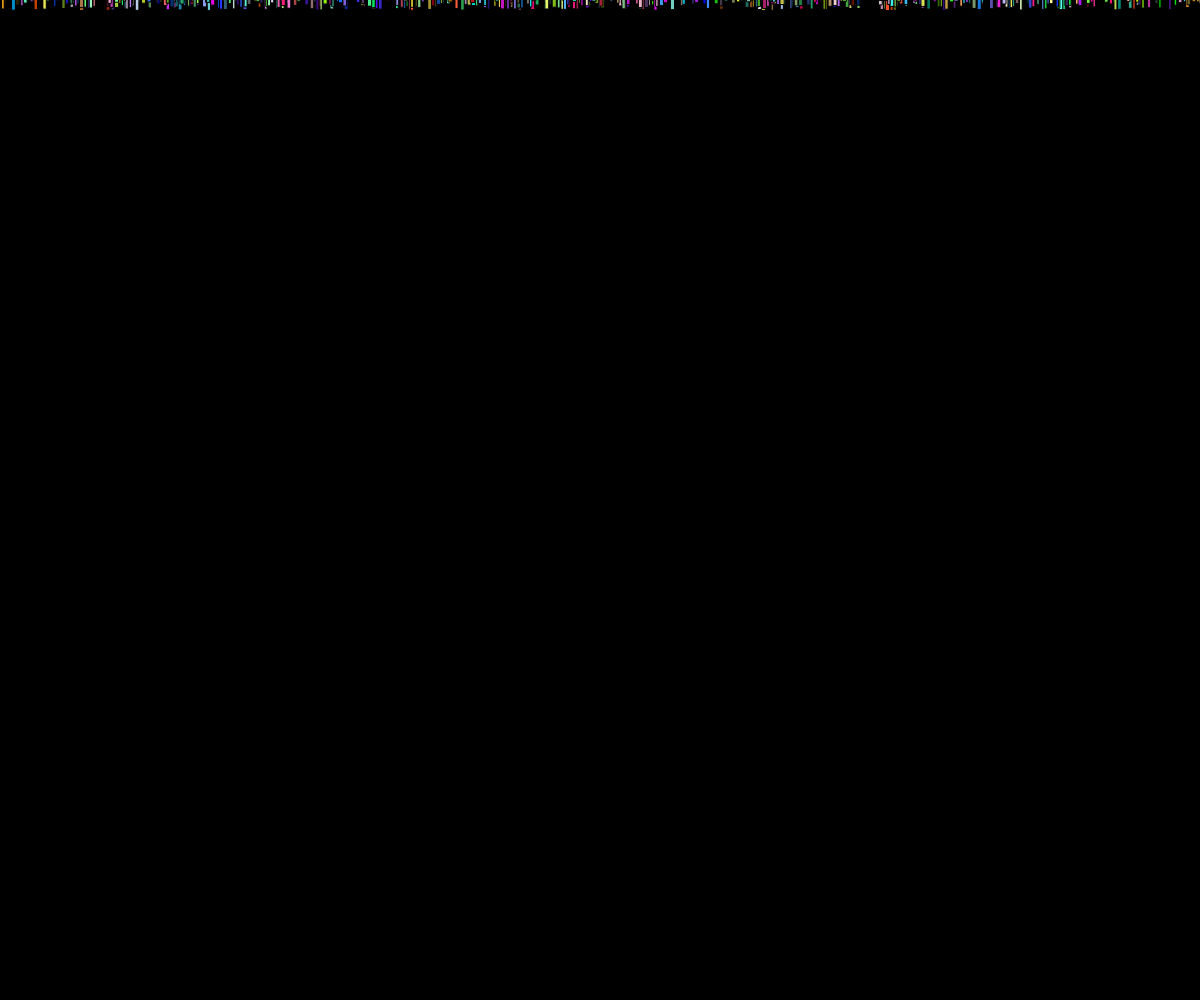
Frame 1 (no input)
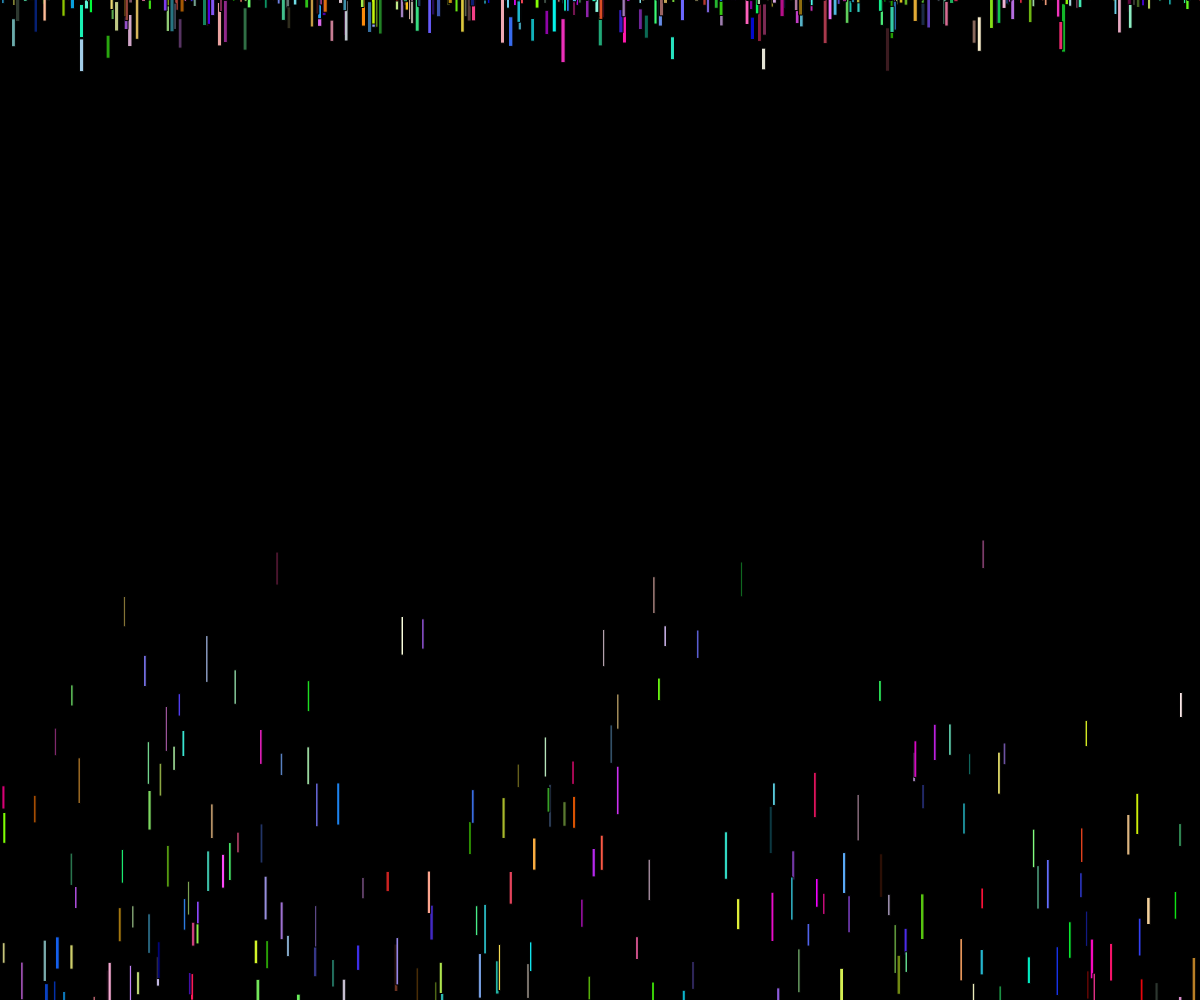
Frame 60 (no input)
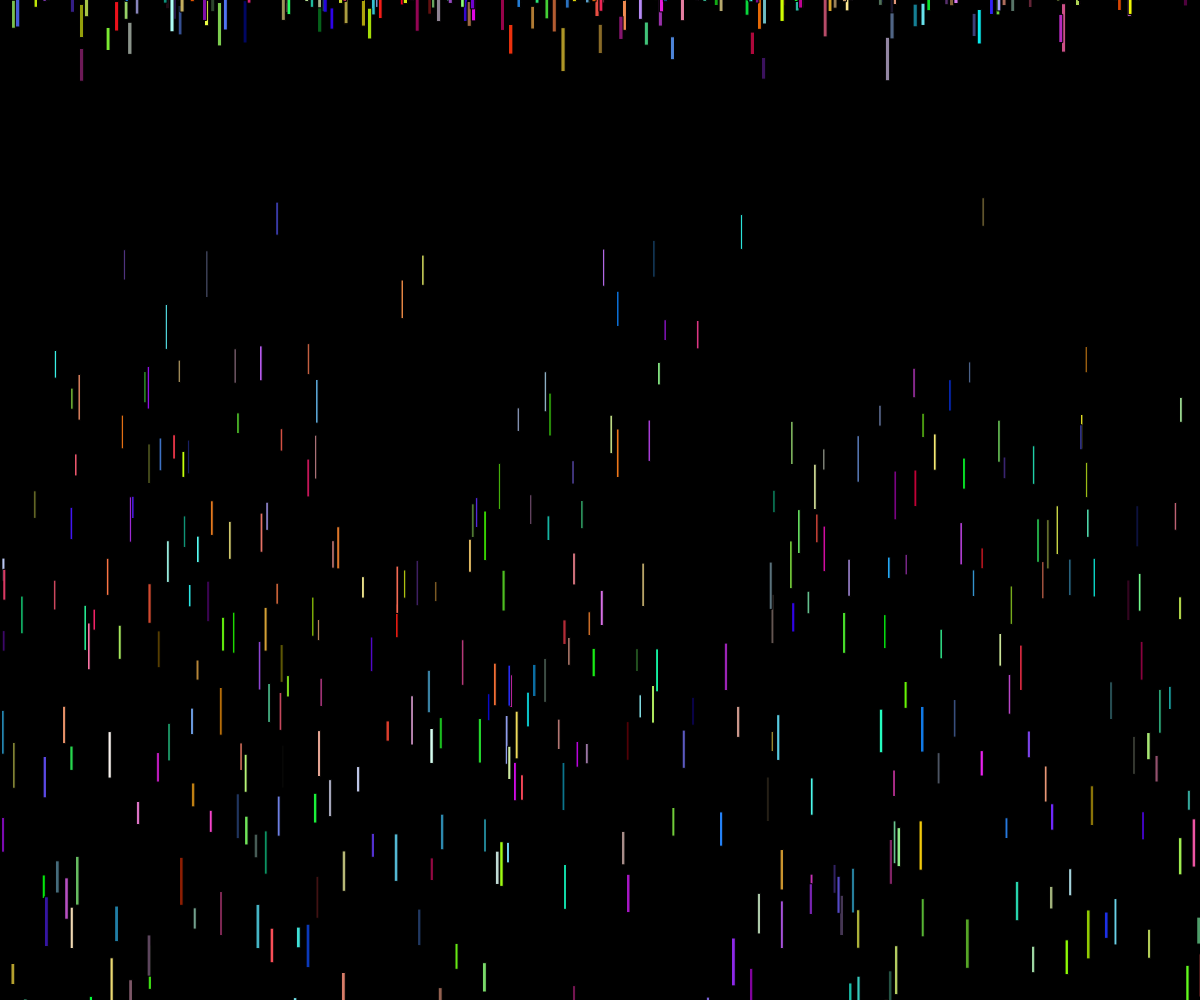
Frame 120 (the mouse pressed at the canvas centre since frame 60)

The p5.js sketch that drew these frames (run headless with seeded random() and noise() and a simulated clock; from frame 60 on, the mouse is pressed at the canvas centre):

// p5.js sketch
// ── sketch.js
var rains = [];

function setup() {
  createCanvas(window.innerWidth, window.innerHeight);

  for (var i = 0; i < 500; i++) {
    rains.push(new Rain());
  }
}

function draw() {
  background(0);

  for (var i = 0; i < rains.length; i++) {
    rains[i].update();
    rains[i].show();
  }
}
// ── rain.js
function Rain() {
  this.z = random(1, 2);

  this.width = 2 * this.z;
  this.height = random(20, 50);
  this.x = random(0, width);
  this.y = -this.height;
  
  this.velocity = random(0, 10);
  this.gravity = 0.3 * this.z;

  this.r = random(0, 255);
  this.g = random(0, 255);
  this.b = random(0, 255);

  this.show = function() {
    fill(this.r, this.g, this.b);
    rect(this.x, this.y, this.width, this.height);
  }

  this.update = function() {
    this.velocity += this.gravity;
    this.y += this.velocity;

    if (this.y > height) {
      this.y = -this.height;
      this.velocity = 0;

      this.r = random(0, 255);
      this.g = random(0, 255);
      this.b = random(0, 255);
    }
  }
}
